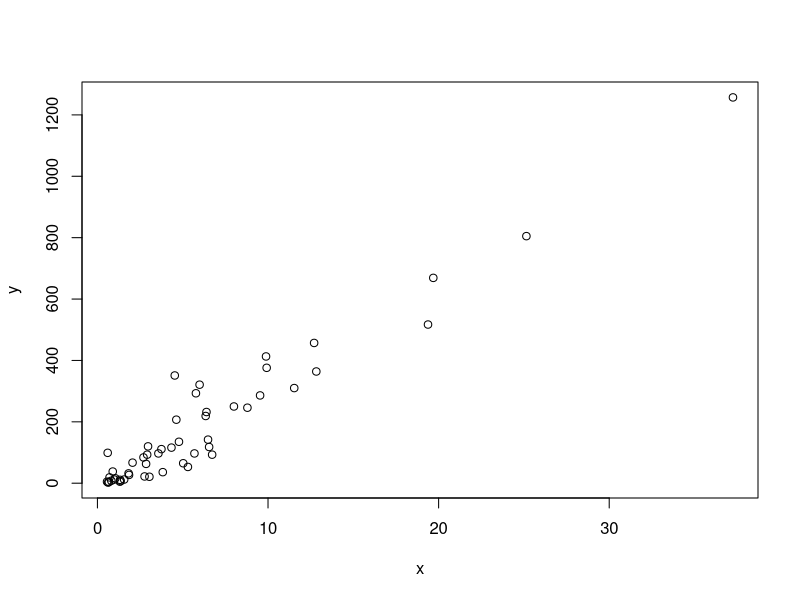
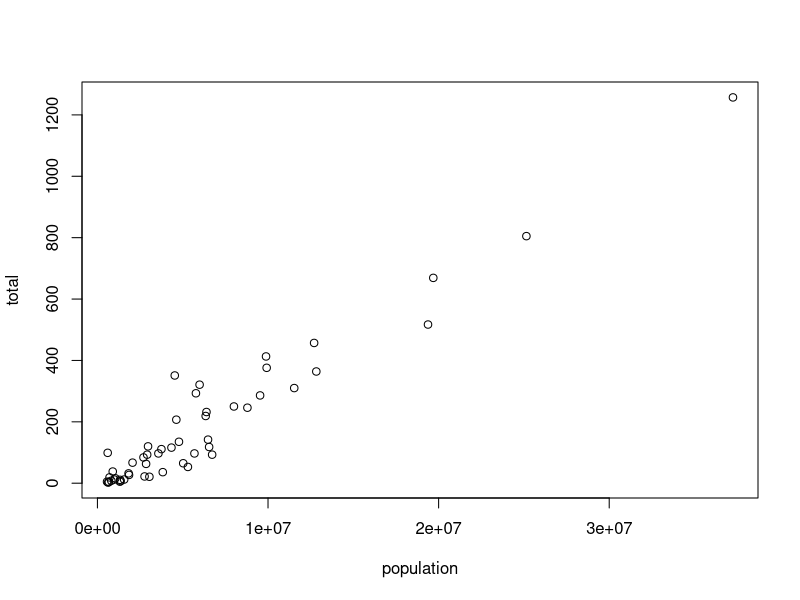
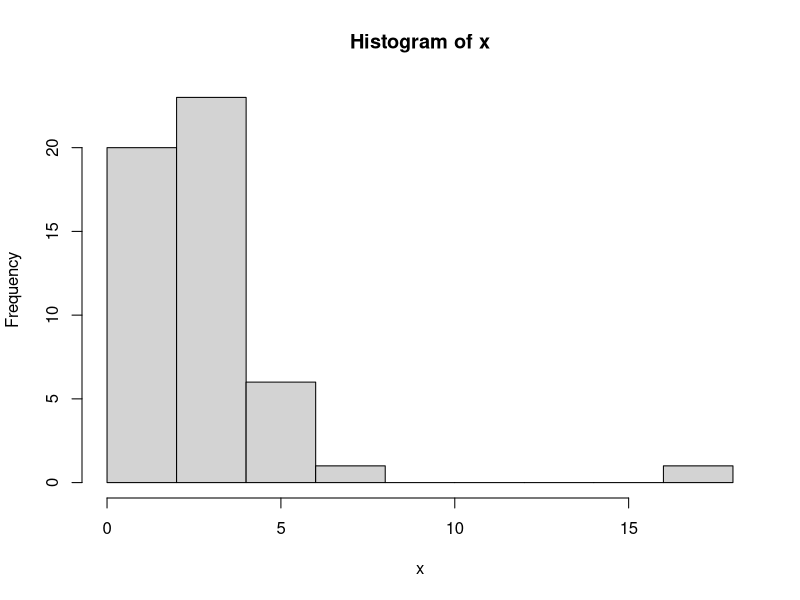
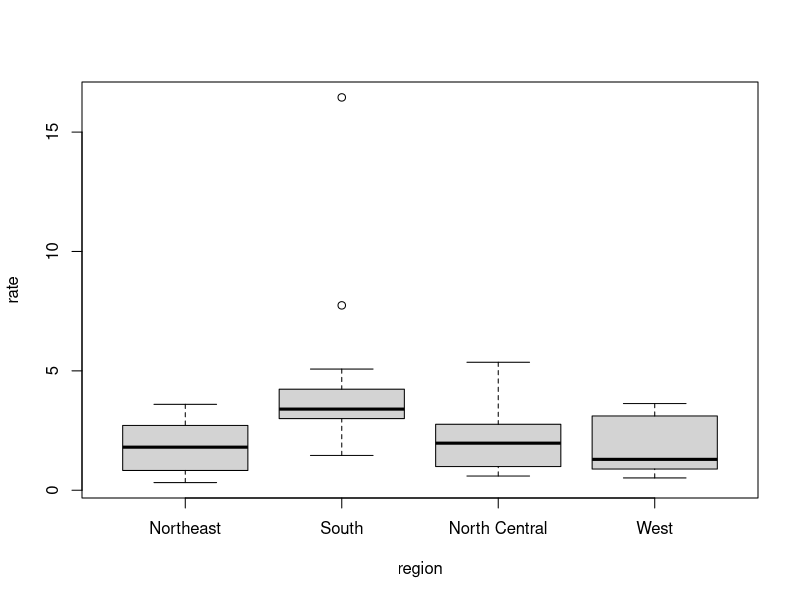
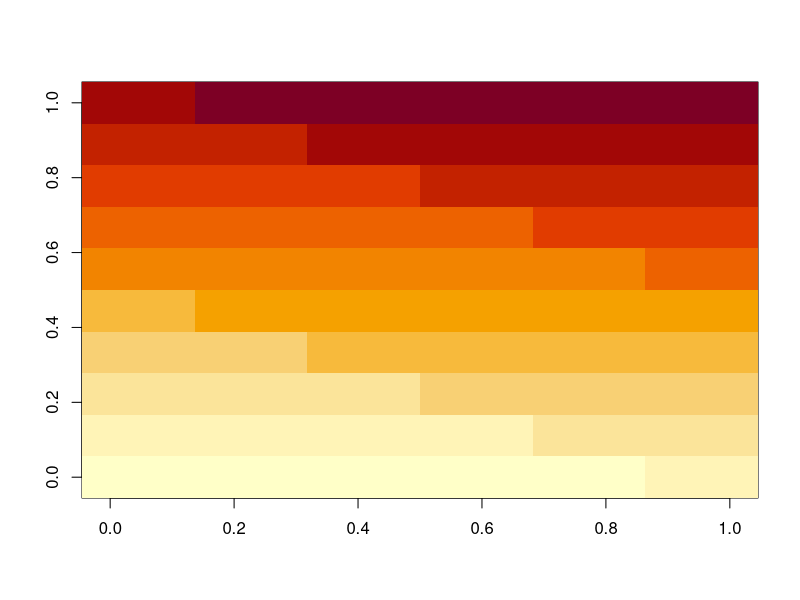
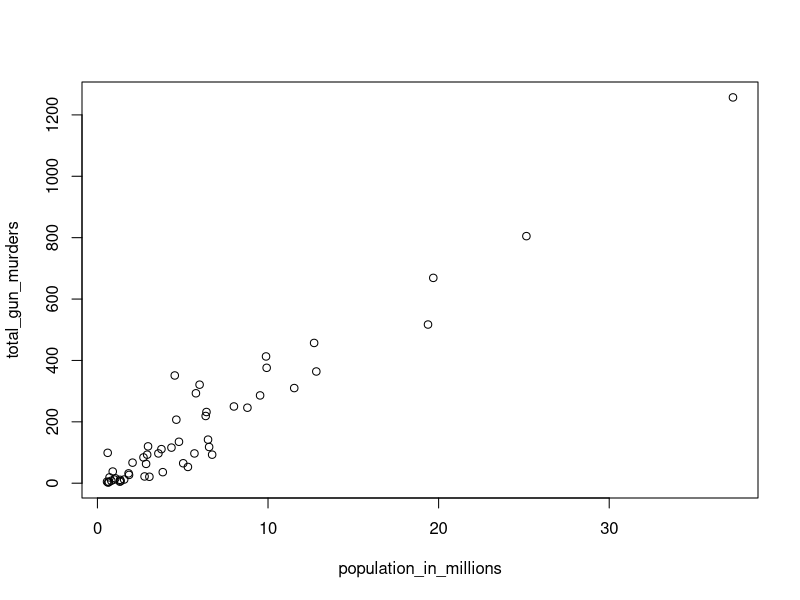
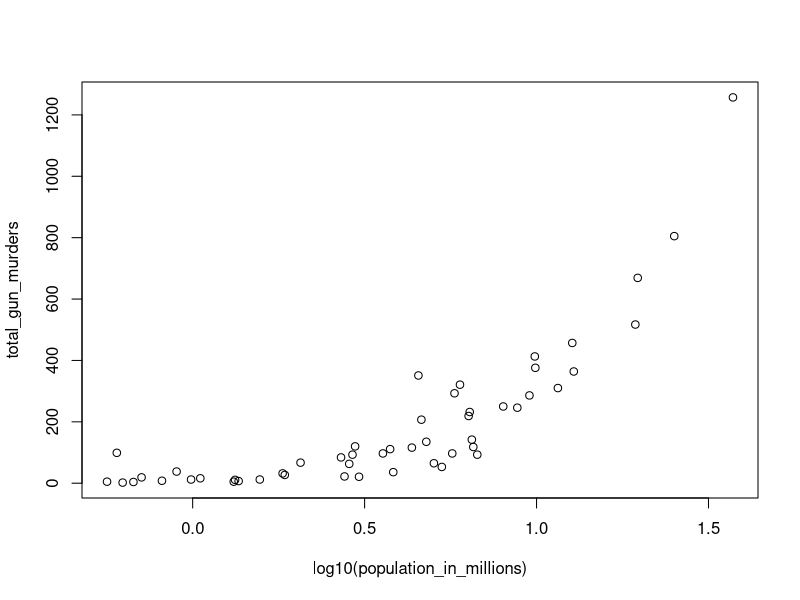
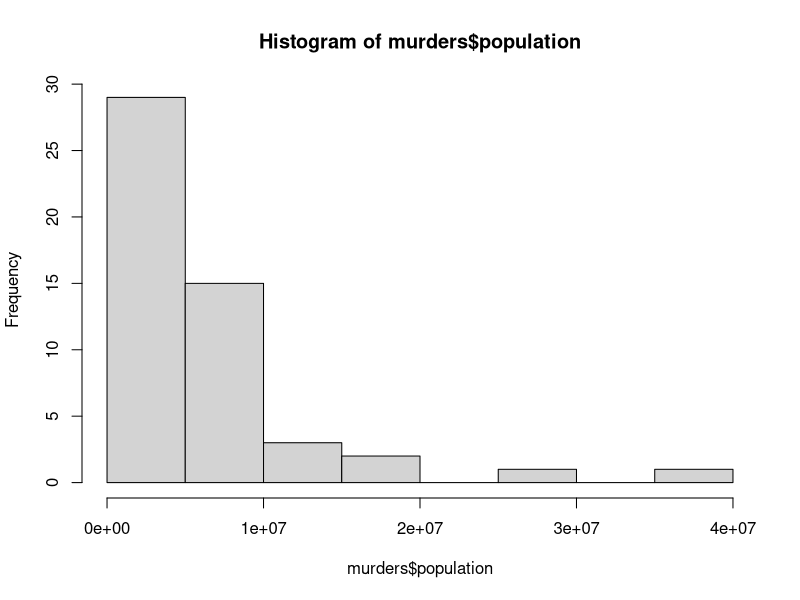

Here is the R script that generated these plots, in order:
## ---- chunk 1
  x <- c(1, "canada", 3)
## ---- chunk 2
  x
  class(x)
## ---- chunk 3
  x <- 1:5
  y <- as.character(x)
  y
## ---- chunk 4
  as.numeric(y)
## ---- chunk 5
  x <- c("1", "b", "3")
  as.numeric(x)
## ---- chunk 6
  temp <- c(35, 88, 42, 84, 81, 30)
## ---- chunk 7
  city <- c("Beijing", "Lagos", "Paris", "Rio de Janeiro", "San Juan", "Toronto")
## ---- chunk 8
  names(temp) <- city
  temp
## ---- chunk 9
  temp[1:3]
## ---- chunk 10
  temp[c("Paris","San Juan")]
## ---- chunk 11
  12:73
## ---- chunk 12
  seq(1, 100, 2)
## ---- chunk 13
  length(seq(6, 55, 4/7))
## ---- chunk 14
  a <- seq(1, 10, 0.5)
  class(a)
## ---- chunk 15
  a <- seq(1, 10)
  class(a)
## ---- chunk 16
class (a <- 1L)
## ---- chunk 17
  x <- c("1", "3", "5")
## ---- chunk 18
  as.integer(x)
## ---- chunk 19
  library(dslabs)
  data(murders)
  sort(murders$total)
## ---- chunk 20
  x <- c(31, 4, 15, 92, 65)
  sort(x)
## ---- chunk 21
  index <- order(x)
  x[index]
## ---- chunk 22
  x
  order(x)
## ---- chunk 23
  murders$state[1:6]
  murders$abb[1:6]
## ---- chunk 24
  ind <- order(murders$total) 
  murders$abb[ind] 
## ---- chunk 25
  max(murders$total)
## ---- chunk 26
  i_max <- which.max(murders$total)
  murders$state[i_max]
## ---- chunk 27
  x <- c(31, 4, 15, 92, 65)
  rank(x)
## ---- chunk 28
  x <- c(1,2,3)
  y <- c(10, 20, 30, 40, 50, 60, 70)
  x+y
## ---- chunk 29
  library(dslabs)
  data("murders")
## ---- chunk 30
  pop <- murders$population
  sort(pop)
  sort(pop)[1]
## ---- chunk 31
  murders$abb[order(pop)][1]
## ---- chunk 32
  murders$abb[which.min(pop)]
## ---- chunk 33
  murders$state[which.min(murders$population)]
## ---- chunk 34
  temp <- c(35, 88, 42, 84, 81, 30)
  city <- c("Beijing", "Lagos", "Paris", "Rio de Janeiro", 
          "San Juan", "Toronto")
  city_temps <- data.frame(name = city, temperature = temp)
## ---- chunk 35
  ranks <- rank(murders$population)
  my_df <- data.frame(name = murders$state, population = ranks)
  my_df
## ---- chunk 36
  ind <- order(murders$population)
  my_df <- data.frame(name = murders$state, population = murders$population[ind])
  my_df
## ---- chunk 37
  data("na_example")  
  str(na_example)
## ---- chunk 38
  mean(na_example)
## ---- chunk 39
  na_example[is.na(na_example)==TRUE]
## ---- chunk 40
  mean(na_example[is.na(na_example)==!(TRUE)])
## ---- chunk 41
library(dslabs)
data("murders")
murders$state[which.max(murders$population)]
## ---- chunk 42
inches <- c(69, 62, 66, 70, 70, 73, 67, 73, 67, 70)
## ---- chunk 43
inches * 2.54
## ---- chunk 44
inches - 69
## ---- chunk 45
murder_rate <- murders$total / murders$population * 100000
## ---- chunk 46
murders$abb[order(murder_rate)]
## ---- chunk 47
  temp <- c(35, 88, 42, 84, 81, 30)
  city <- c("Beijing", "Lagos", "Paris", "Rio de Janeiro", 
          "San Juan", "Toronto")
  city_temps <- data.frame(name = city, temperature = temp)
## ---- chunk 48
  city_temps <- data.frame(name = city, temperature = (5/9)*(temp-32))
  city_temps
## ---- chunk 49
  pi^{2}/6
## ---- chunk 50
  murder_rate <- murders$total/murders$population*100000
  mean(murder_rate)
## ---- chunk 51
  library(dslabs)
  data("murders")
## ---- chunk 52
  murder_rate <- murders$total / murders$population * 100000 
## ---- chunk 53
  ind <- murder_rate < 0.71
## ---- chunk 54
  ind <- murder_rate <= 0.71
## ---- chunk 55
  murders$state[ind]
## ---- chunk 56
  sum(ind)
## ---- chunk 57
  TRUE & TRUE
  TRUE & FALSE
  FALSE & FALSE
## ---- chunk 58
  west <- murders$region == "West"
  safe <- murder_rate <= 1
## ---- chunk 59
  ind <- safe & west
  murders$state[ind]
## ---- chunk 60
  ind <- which(murders$state == "California")
  murder_rate[ind]
## ---- chunk 61
  ind <- match(c("New York", "Florida", "Texas"), murders$state)
  ind
## ---- chunk 62
  murder_rate[ind]
## ---- chunk 63
  c("Boston", "Dakota", "Washington") %in% murders$state
## ---- chunk 64
  match(c("New York", "Florida", "Texas"), murders$state)
  which(murders$state%in%c("New York", "Florida", "Texas"))
## ---- chunk 65
  library(dslabs)
  data(murders)
## ---- chunk 66
  murder_rate <- murders$total / murders$population * 100000
  low <- murder_rate < 1
  murders$state[low]
## ---- chunk 67
  murder_rate <- which(low)
## ---- chunk 68
  murders$state[murder_rate]
## ---- chunk 69
  murders$state[murders$region=="Northeast" & low]
## ---- chunk 70
  murder_rate <- murders$total / murders$population * 100000 
  murder_mean <- mean(murder_rate)
  murders$state[murder_rate < murder_mean]
## ---- chunk 71
  murders$state[match(c("AK", "MI", "IA"), murders$abb)]
## ---- chunk 72
  M_ <- c("MA", "ME", "MI", "MO", "MU")
  M_[which(c("MA", "ME", "MI", "MO", "MU") %in% murders$abb == TRUE)]
## ---- chunk 73
  M_[which(c("MA", "ME", "MI", "MO", "MU") %in% murders$abb == !(TRUE))]
## ---- chunk 74
  x <- murders$population / 10^6
  y <- murders$total
  plot(x, y)
## ---- chunk 75
  with(murders, plot(population, total))
## ---- chunk 76
  x <- with(murders, total / population * 100000)
  hist(x)
## ---- chunk 77
  murders$state[which.max(x)]
## ---- chunk 78
  murders$rate <- with(murders, total / population * 100000)
  boxplot(rate~region, data = murders)
## ---- chunk 79
  x <- matrix(1:120, 12, 10)
  image(x)
## ---- chunk 80
  library(dslabs)
  data(murders)
  population_in_millions <- murders$population/10^6
  total_gun_murders <- murders$total
  plot(population_in_millions, total_gun_murders)
## ---- chunk 81
  plot(log10(population_in_millions), total_gun_murders)
## ---- chunk 82
  hist(murders$population)
## ---- chunk 83
  murders$populations <- with(murders, population)
  boxplot(populations~region, data = murders)
